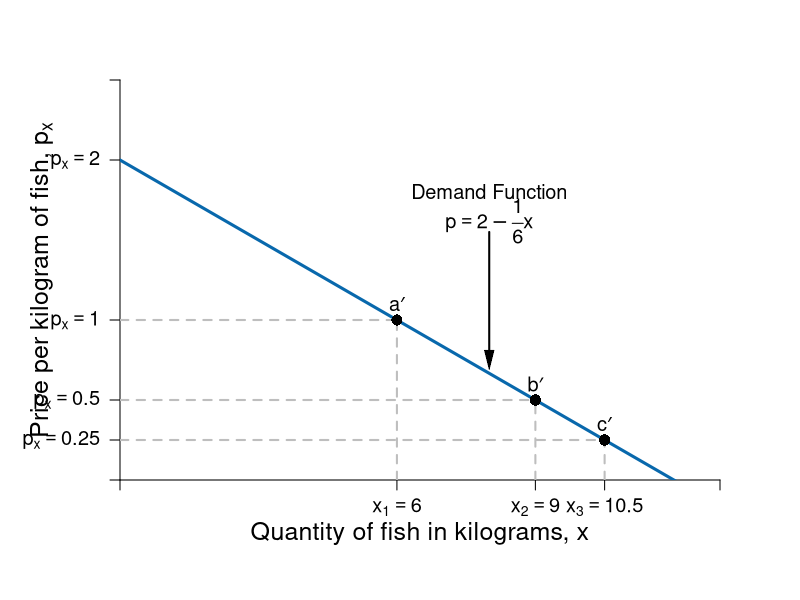

Reproduce this figure in R.
require(shape)
pdf(file = "indmarketdemand/offer_demand.pdf", width = 9, height = 7)

#Set parameters for graphics
axislabelsize <- 1.5
labelsize <- 1.2
graphlinewidth <- 3
segmentlinewidth <- 2

COL <- c("#7fc97f", "#beaed4", "#fdc086", "#ffff99", "#386cb0", "#f0027f", "#bf5b17", "#666666")
COLA <- c("#99d8c9","#66c2a4","#41ae76", "#238b45", "#005824")
COLB <- c("#4eb3d3", "#2b8cbe", "#0868ac","#084081")

#Edited the margins to cater for the larger LHS labels
par(mar =  c(6, 6, 4, 4))

mrsA <- function(x, rmax = 10, xmax = 20) {
  rmax - (rmax/xmax)*x
}


uA <- function(x, y, rmax = 2, xmax = 12) {
  y + rmax*x - (1/2)*(rmax/xmax)*x^2
}

indiffA1 <- function(x, uA = 10, rmax = 2.5, xmax = 10) {
  uA - rmax*x + (1/2)*(rmax/xmax)*(x^2)
}

offerCurve <- function(x, w, rmax = 2, xmax = 12) {
  w - rmax*x + (rmax/xmax)*x^2
}

bcA <- function(x, w = 20, p = 2) {
  w - p*x
}


xlims <- c(0, 13)
ylims <- c(0, 2.5)

npts <- 501 
x <- seq(xlims[1], xlims[2], length.out = npts)
y <- seq(ylims[1], ylims[2], length.out = npts) 
a <- c(13, 16.75, 19.25)

plot(0, 0, xlim = xlims, ylim = ylims, type = "n",
     xlab = expression(paste("")),
     ylab = expression(paste("")), 
     xaxt = "n", 
     yaxt = "n", 
     cex.lab = axislabelsize, 
     bty = "n",
     xaxs="i", 
     yaxs="i")

# ticksy <- seq(from = ylims[1], to = ylims[2], by = 2)
# ylabels <- seq(from = ylims[1], to = ylims[2], by = 2)
# ticksx <- seq(from = xlims[1], to = xlims[2], by = 2)
# xlabels <- seq(from = xlims[1], to = xlims[2], by = 2)
ticksy <- c(0, 0.25, 0.5, 1, 2, ylims[2])
ylabels <- c(NA, expression(paste(p[x] == 0.25)), expression(paste(p[x]==0.5)), expression(paste(p[x]==1)), expression(paste(p[x]==2)), NA)
ticksx <- c(0, 6, 9, 10.5,  xlims[2])
xlabels <- c(NA, expression(paste(x[1]) == 6), expression(paste(x[2])==9), expression(paste(x[3])==10.5), NA)




axis(1, at = ticksx, pos = 0, labels = xlabels, cex.axis = labelsize)
axis(2, at = ticksy, pos = 0, labels = ylabels, las = 1, cex.axis = labelsize)

npts <- 500 
xx1 <- seq(xlims[1], xlims[2], length.out = npts)

#lines(xx1, bcA(xx1, w = 10, p = 1.5), col = COLB[3], lwd = graphlinewidth)
lines(xx1, mrsA(xx1, rmax = 2, xmax = 12), col = COLB[3], lwd = graphlinewidth)
#lines(xx1, bcA(xx1, w = 10, p = 0.5), col = COLB[3], lwd = graphlinewidth)
#lines(xx1, bcA(xx1, w = 10, p = 0.25), col = COLB[3], lwd = graphlinewidth)


#Label the axes
mtext(expression(paste("Quantity of fish in kilograms, ", x)), side=1, line = 2.5, cex = axislabelsize)
text(-1.7, 0.5*ylims[2], expression(paste("Price per kilogram of fish, ", p[x])), xpd = TRUE, cex = axislabelsize, srt = 90) 

#Label the indifference curves
# text(11.8, 1.3, expression(u[1]))
# text(11.8, 5.1, expression(u[2]))
# text(11.8, 7.6, expression(u[3]))

#Label the price lines
# text(8, 0.9, expression(paste(pl[1], ", ", p[x] == 0.25)))
# text(11.3, 3.75, expression(paste(pl[2], ", ", p[x] == 0.5)))
# text(11.3, 6.8, expression(paste(pl[3], ", ", p[x] == 1)))

#Label the offer curve
text(8, 1.8, expression("Demand Function"), cex = labelsize)
text(8, 1.62, expression(p == 2 - frac(1,6)*x), cex = labelsize)
Arrows(8, 1.55, 8, 0.75, col = "black", lty = 1, lwd = 2, arr.type = "triangle", arr.lwd = 0.5)

#Add the offer curve (superimposed on the indifference curves tangent to the price lines)
#xx2 <- seq(2, xlims[2], length.out = npts)
#lines(xx2, offerCurve(xx2, w = 10, rmax = 2, xmax = 12), col = COL[3], lwd = graphlinewidth)

#Segments for points on Offer curve
segments(0, 1, 6, 1, lty = 2, col = "gray" , lwd = segmentlinewidth)
segments(6, 0, 6, 1, lty = 2, col = "gray" , lwd = segmentlinewidth)
segments(0, 0.5, 9, 0.5, lty = 2, col = "gray" , lwd = segmentlinewidth)
segments(9, 0, 9, 0.5, lty = 2, col = "gray" , lwd = segmentlinewidth)
segments(0, 0.25, 10.5, 0.25, lty = 2, col = "gray" , lwd = segmentlinewidth)
segments(10.5, 0, 10.5, 0.25, lty = 2, col = "gray" , lwd = segmentlinewidth)

#Annotate points on offer curve mrs = p for each of p = 1, 0.5, 0.25
#Where mrs = 2 - (1/6)*x
points(6, 1, pch = 16, col = "black", cex = 1.5)
points(9, 0.5, pch = 16, col = "black", cex = 1.5)
points(10.5, 0.25, pch = 16, col = "black", cex = 1.5)

text(6, 1.1, expression(paste(a*minute)), cex = labelsize)
text(9, 0.6, expression(paste(b*minute)), cex = labelsize)
text(10.5, 0.35, expression(paste(c*minute)), cex = labelsize)

dev.off()
